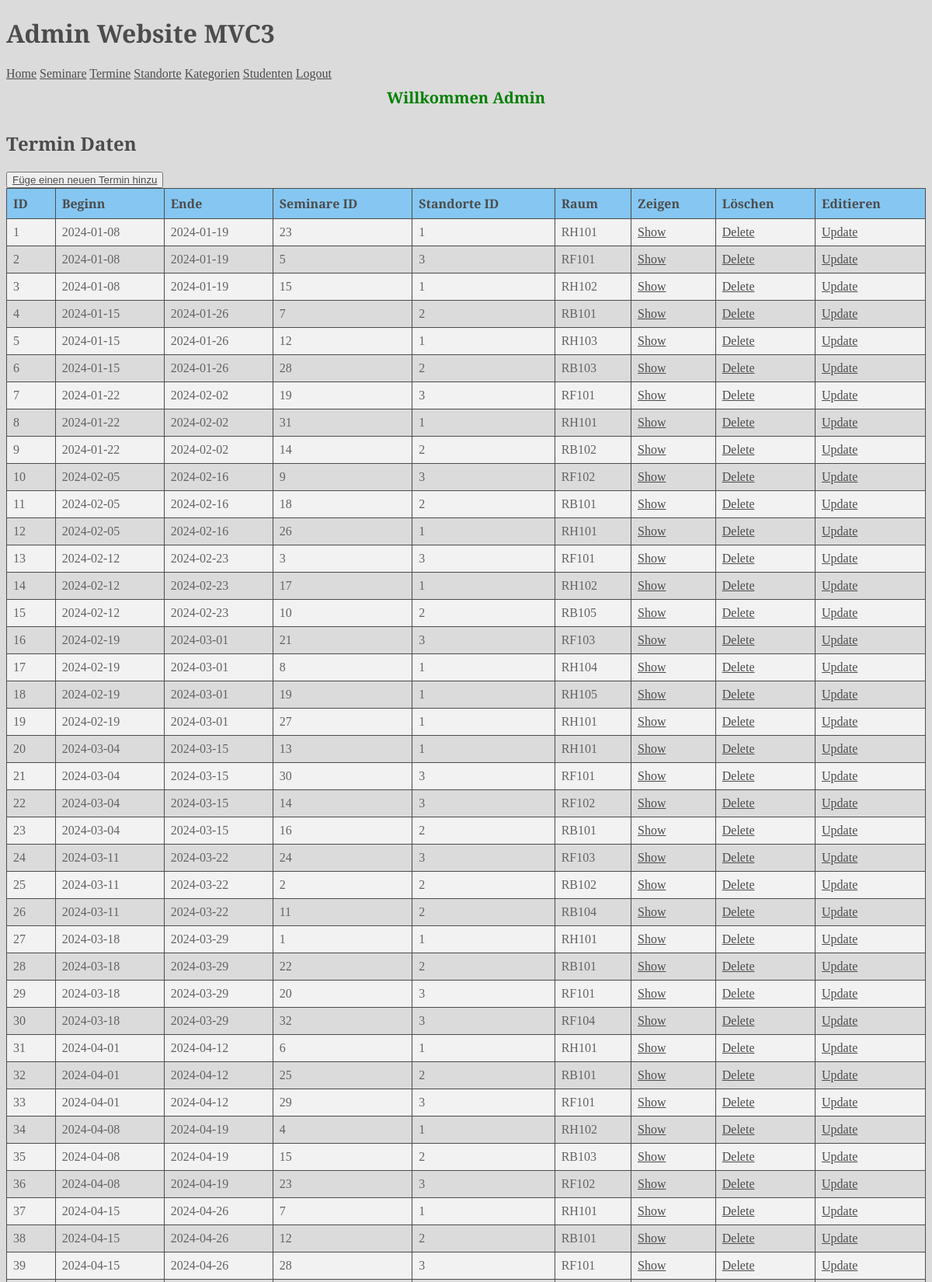
The app's page /admin/index.php?action=termin_selectAll (signed in, upper part) with its own data.
### tables this page shows
CREATE TABLE `termine` (
  `id` int(11) NOT NULL AUTO_INCREMENT,
  `beginn` date NOT NULL,
  `ende` date NOT NULL,
  `seminare_id` int(11) NOT NULL,
  `standorte_id` int(11) NOT NULL,
  `raum` varchar(30) NOT NULL,
  PRIMARY KEY (`id`),
  KEY `seminare_fk_1` (`seminare_id`),
  KEY `standorte_fk_2` (`standorte_id`),
  CONSTRAINT `seminare_fk_1` FOREIGN KEY (`seminare_id`) REFERENCES `seminare` (`id`),
  CONSTRAINT `standorte_fk_2` FOREIGN KEY (`standorte_id`) REFERENCES `standorte` (`id`)
);

### admin/index.php (called while the page is built, shortened)
<?php
require_once "./include/datenbank.php";
if (isset($_GET['action'])) {
    $action = $_GET['action'];
} else {
    $action = 'admin_login';
}
switch ($action) {
    case 'termin_selectAll':
	$termin = new Termin();
	$result = $termin->selectAll($db);
	break;
}
require_once "views/layout.php";
?>

### admin/models/Termin.php (called while the page is built, shortened)
<?php
class Termin implements iDatenbank
{
	private $id;
	private $seminare_id;
	private $beginn;
	private $ende;
	private $standorte_id;
	private $raum;
	function set_daten($daten)
	{
		if (!is_array($daten)) {
			return;
		}
		foreach ($daten as $key => $value) {
			$setter = "set" . ucfirst($key);
		}
	}
	public function getId()
	{
		return $this->id;
	}
	public function setId($param)
	{
		$this->id = $param;
	}
	public function getSeminare_id()
	{
		return $this->seminare_id;
	}
	public function setSeminare_id($param)
	{
		$this->seminare_id = $param;
	}
	public function getBeginn()
	{
		return $this->beginn;
	}
	public function setBeginn($param)
	{
		$this->beginn = $param;
	}
	public function getEnde()
	{
		return $this->ende;
	}
	public function setEnde($param)
	{
		$this->ende = $param;
	}
	public function getStandorte_id()
	{
		return $this->standorte_id;
	}
	public function setStandorte_id($param)
	{
		$this->standorte_id = $param;
	}
	public function getRaum()
	{
		return $this->raum;
	}
	public function setRaum($param)
	{
		$this->raum = $param;
	}
	function selectAll($db)
	{
		$sql = "SELECT * FROM termine";
		$stmt = $db-> prepare($sql);
		$stmt-> execute();
		foreach ($stmt->fetchAll() as $result)
		{
			$results[] = new Termin($result);
		}
		return $results;
	}
}
?>

### admin/views/_termin_select_all.php (the view)
<tr>
	<td><?= $termin->getId() ?></td>
	<td><?= $termin->getBeginn() ?></td>
	<td><?= $termin->getEnde() ?></td>
	<td><?= $termin->getSeminare_id() ?></td>
	<td><?= $termin->getStandorte_id() ?></td>
	<td><?= $termin->getRaum() ?></td>
	<td><a href="index.php?action=termin_select&id=<?= $termin->getId() ?>">Show</a></td>
	<td><a href="index.php?action=termin_delete&id=<?= $termin->getId() ?>">Delete</a></td>
	<td><a href="index.php?action=termin_update&id=<?= $termin->getId() ?>">Update</a></td>
</tr>

### admin/views/termin_selectAll.php
<h2>Termin Daten</h2>
<div>
<button><a href="index.php?action=termin_insert">Füge einen neuen Termin hinzu</a></button>
</div>
<table>
<tr>
	<th>ID</th>
	<th>Beginn</th>
	<th>Ende</th>
	<th>Seminare ID</th>
	<th>Standorte ID</th>
	<th>Raum</th>
	<th>Zeigen</th>
	<th>Löschen</th>
	<th>Editieren</th>
</tr>
<?php
foreach($result AS $termin)
{
	require "_termin_select_all.php";
}
?>
</table>

### admin/css/styles.css (style rules this page uses)
html { font-family: "PT Serif", serif; font-weight: 400; font-style: normal; color: #4C4C4C; }
body { background-color: #DBDBDB; }
table { border-collapse: collapse; width: 100%; }
th, td { border: 1px solid #4C4C4C; padding: 8px; text-align: left; }
th { background-color: #85C7F2; color: #4C4C4C; }
tr:nth-child(even) { background-color: #f2f2f2; color: #636363; }
tr:nth-child(odd) { background-color: #DBDBDB; color: #636363; }
a { color: #4C4C4C; }

### records on screen
termine: id "1", beginn "2024-01-08", ende "2024-01-19", seminare "23", standorte "1", raum "RH101"
termine: id "2", beginn "2024-01-08", ende "2024-01-19", seminare "5", standorte "3", raum "RF101"
termine: id "3", beginn "2024-01-08", ende "2024-01-19", seminare "15", standorte "1", raum "RH102"
termine: id "4", beginn "2024-01-15", ende "2024-01-26", seminare "7", standorte "2", raum "RB101"
termine: id "5", beginn "2024-01-15", ende "2024-01-26", seminare "12", standorte "1", raum "RH103"
termine: id "6", beginn "2024-01-15", ende "2024-01-26", seminare "28", standorte "2", raum "RB103"
termine: id "7", beginn "2024-01-22", ende "2024-02-02", seminare "19", standorte "3", raum "RF101"
termine: id "8", beginn "2024-01-22", ende "2024-02-02", seminare "31", standorte "1", raum "RH101"
termine: id "9", beginn "2024-01-22", ende "2024-02-02", seminare "14", standorte "2", raum "RB102"
termine: id "10", beginn "2024-02-05", ende "2024-02-16", seminare "9", standorte "3", raum "RF102"
termine: id "11", beginn "2024-02-05", ende "2024-02-16", seminare "18", standorte "2", raum "RB101"
termine: id "12", beginn "2024-02-05", ende "2024-02-16", seminare "26", standorte "1", raum "RH101"
termine: id "13", beginn "2024-02-12", ende "2024-02-23", seminare "3", standorte "3", raum "RF101"
termine: id "14", beginn "2024-02-12", ende "2024-02-23", seminare "17", standorte "1", raum "RH102"
termine: id "15", beginn "2024-02-12", ende "2024-02-23", seminare "10", standorte "2", raum "RB105"
termine: id "16", beginn "2024-02-19", ende "2024-03-01", seminare "21", standorte "3", raum "RF103"
termine: id "17", beginn "2024-02-19", ende "2024-03-01", seminare "8", standorte "1", raum "RH104"
termine: id "18", beginn "2024-02-19", ende "2024-03-01", seminare "19", standorte "1", raum "RH105"
termine: id "19", beginn "2024-02-19", ende "2024-03-01", seminare "27", standorte "1", raum "RH101"
termine: id "20", beginn "2024-03-04", ende "2024-03-15", seminare "13", standorte "1", raum "RH101"
termine: id "21", beginn "2024-03-04", ende "2024-03-15", seminare "30", standorte "3", raum "RF101"
termine: id "22", beginn "2024-03-04", ende "2024-03-15", seminare "14", standorte "3", raum "RF102"
termine: id "23", beginn "2024-03-04", ende "2024-03-15", seminare "16", standorte "2", raum "RB101"
termine: id "24", beginn "2024-03-11", ende "2024-03-22", seminare "24", standorte "3", raum "RF103"
termine: id "25", beginn "2024-03-11", ende "2024-03-22", seminare "2", standorte "2", raum "RB102"
termine: id "26", beginn "2024-03-11", ende "2024-03-22", seminare "11", standorte "2", raum "RB104"
termine: id "27", beginn "2024-03-18", ende "2024-03-29", seminare "1", standorte "1", raum "RH101"
termine: id "28", beginn "2024-03-18", ende "2024-03-29", seminare "22", standorte "2", raum "RB101"
termine: id "29", beginn "2024-03-18", ende "2024-03-29", seminare "20", standorte "3", raum "RF101"
termine: id "30", beginn "2024-03-18", ende "2024-03-29", seminare "32", standorte "3", raum "RF104"
termine: id "31", beginn "2024-04-01", ende "2024-04-12", seminare "6", standorte "1", raum "RH101"
termine: id "32", beginn "2024-04-01", ende "2024-04-12", seminare "25", standorte "2", raum "RB101"
termine: id "33", beginn "2024-04-01", ende "2024-04-12", seminare "29", standorte "3", raum "RF101"
termine: id "34", beginn "2024-04-08", ende "2024-04-19", seminare "4", standorte "1", raum "RH102"
termine: id "35", beginn "2024-04-08", ende "2024-04-19", seminare "15", standorte "2", raum "RB103"
termine: id "36", beginn "2024-04-08", ende "2024-04-19", seminare "23", standorte "3", raum "RF102"
termine: id "37", beginn "2024-04-15", ende "2024-04-26", seminare "7", standorte "1", raum "RH101"
termine: id "38", beginn "2024-04-15", ende "2024-04-26", seminare "12", standorte "2", raum "RB101"
termine: id "39", beginn "2024-04-15", ende "2024-04-26", seminare "28", standorte "3", raum "RF101"

### other values on screen
$message "Willkommen Admin"
